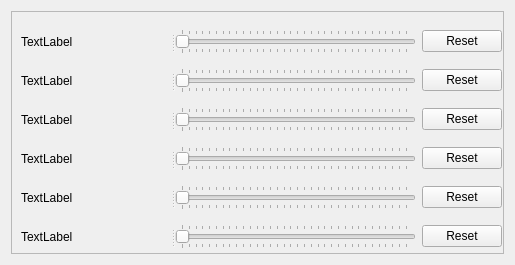
<?xml version="1.0" encoding="UTF-8"?>
<ui version="4.0">
 <class>Form</class>
 <widget class="QWidget" name="Form">
  <property name="geometry">
   <rect>
    <x>0</x>
    <y>0</y>
    <width>515</width>
    <height>265</height>
   </rect>
  </property>
  <property name="windowTitle">
   <string>Form</string>
  </property>
  <layout class="QVBoxLayout" name="verticalLayout_2">
   <item>
    <widget class="QFrame" name="frame">
     <property name="frameShape">
      <enum>QFrame::StyledPanel</enum>
     </property>
     <property name="frameShadow">
      <enum>QFrame::Raised</enum>
     </property>
     <widget class="QWidget" name="">
      <property name="geometry">
       <rect>
        <x>10</x>
        <y>10</y>
        <width>481</width>
        <height>236</height>
       </rect>
      </property>
      <layout class="QVBoxLayout" name="verticalLayout">
       <item>
        <layout class="QHBoxLayout" name="horizontalLayout">
         <item>
          <widget class="QSplitter" name="splitter">
           <property name="orientation">
            <enum>Qt::Horizontal</enum>
           </property>
           <widget class="QLabel" name="label">
            <property name="text">
             <string>TextLabel</string>
            </property>
           </widget>
           <widget class="QSlider" name="sliderSacler">
            <property name="maximum">
             <number>100</number>
            </property>
            <property name="singleStep">
             <number>3</number>
            </property>
            <property name="pageStep">
             <number>0</number>
            </property>
            <property name="value">
             <number>0</number>
            </property>
            <property name="sliderPosition">
             <number>0</number>
            </property>
            <property name="orientation">
             <enum>Qt::Horizontal</enum>
            </property>
            <property name="invertedAppearance">
             <bool>false</bool>
            </property>
            <property name="invertedControls">
             <bool>false</bool>
            </property>
            <property name="tickPosition">
             <enum>QSlider::TicksBothSides</enum>
            </property>
           </widget>
          </widget>
         </item>
         <item>
          <widget class="QPushButton" name="reset_button">
           <property name="text">
            <string>Reset</string>
           </property>
          </widget>
         </item>
        </layout>
       </item>
       <item>
        <layout class="QHBoxLayout" name="horizontalLayout_2">
         <item>
          <widget class="QSplitter" name="splitter_2">
           <property name="orientation">
            <enum>Qt::Horizontal</enum>
           </property>
           <widget class="QLabel" name="label_2">
            <property name="text">
             <string>TextLabel</string>
            </property>
           </widget>
           <widget class="QSlider" name="sliderSacler_2">
            <property name="maximum">
             <number>100</number>
            </property>
            <property name="singleStep">
             <number>3</number>
            </property>
            <property name="pageStep">
             <number>0</number>
            </property>
            <property name="value">
             <number>0</number>
            </property>
            <property name="sliderPosition">
             <number>0</number>
            </property>
            <property name="orientation">
             <enum>Qt::Horizontal</enum>
            </property>
            <property name="invertedAppearance">
             <bool>false</bool>
            </property>
            <property name="invertedControls">
             <bool>false</bool>
            </property>
            <property name="tickPosition">
             <enum>QSlider::TicksBothSides</enum>
            </property>
           </widget>
          </widget>
         </item>
         <item>
          <widget class="QPushButton" name="reset_button_2">
           <property name="text">
            <string>Reset</string>
           </property>
          </widget>
         </item>
        </layout>
       </item>
       <item>
        <layout class="QHBoxLayout" name="horizontalLayout_3">
         <item>
          <widget class="QSplitter" name="splitter_3">
           <property name="orientation">
            <enum>Qt::Horizontal</enum>
           </property>
           <widget class="QLabel" name="label_3">
            <property name="text">
             <string>TextLabel</string>
            </property>
           </widget>
           <widget class="QSlider" name="sliderSacler_3">
            <property name="maximum">
             <number>100</number>
            </property>
            <property name="singleStep">
             <number>3</number>
            </property>
            <property name="pageStep">
             <number>0</number>
            </property>
            <property name="value">
             <number>0</number>
            </property>
            <property name="sliderPosition">
             <number>0</number>
            </property>
            <property name="orientation">
             <enum>Qt::Horizontal</enum>
            </property>
            <property name="invertedAppearance">
             <bool>false</bool>
            </property>
            <property name="invertedControls">
             <bool>false</bool>
            </property>
            <property name="tickPosition">
             <enum>QSlider::TicksBothSides</enum>
            </property>
           </widget>
          </widget>
         </item>
         <item>
          <widget class="QPushButton" name="reset_button_3">
           <property name="text">
            <string>Reset</string>
           </property>
          </widget>
         </item>
        </layout>
       </item>
       <item>
        <layout class="QHBoxLayout" name="horizontalLayout_4">
         <item>
          <widget class="QSplitter" name="splitter_4">
           <property name="orientation">
            <enum>Qt::Horizontal</enum>
           </property>
           <widget class="QLabel" name="label_4">
            <property name="text">
             <string>TextLabel</string>
            </property>
           </widget>
           <widget class="QSlider" name="sliderSacler_4">
            <property name="maximum">
             <number>100</number>
            </property>
            <property name="singleStep">
             <number>3</number>
            </property>
            <property name="pageStep">
             <number>0</number>
            </property>
            <property name="value">
             <number>0</number>
            </property>
            <property name="sliderPosition">
             <number>0</number>
            </property>
            <property name="orientation">
             <enum>Qt::Horizontal</enum>
            </property>
            <property name="invertedAppearance">
             <bool>false</bool>
            </property>
            <property name="invertedControls">
             <bool>false</bool>
            </property>
            <property name="tickPosition">
             <enum>QSlider::TicksBothSides</enum>
            </property>
           </widget>
          </widget>
         </item>
         <item>
          <widget class="QPushButton" name="reset_button_4">
           <property name="text">
            <string>Reset</string>
           </property>
          </widget>
         </item>
        </layout>
       </item>
       <item>
        <layout class="QHBoxLayout" name="horizontalLayout_5">
         <item>
          <widget class="QSplitter" name="splitter_5">
           <property name="orientation">
            <enum>Qt::Horizontal</enum>
           </property>
           <widget class="QLabel" name="label_5">
            <property name="text">
             <string>TextLabel</string>
            </property>
           </widget>
           <widget class="QSlider" name="sliderSacler_5">
            <property name="maximum">
             <number>100</number>
            </property>
            <property name="singleStep">
             <number>3</number>
            </property>
            <property name="pageStep">
             <number>0</number>
            </property>
            <property name="value">
             <number>0</number>
            </property>
            <property name="sliderPosition">
             <number>0</number>
            </property>
            <property name="orientation">
             <enum>Qt::Horizontal</enum>
            </property>
            <property name="invertedAppearance">
             <bool>false</bool>
            </property>
            <property name="invertedControls">
             <bool>false</bool>
            </property>
            <property name="tickPosition">
             <enum>QSlider::TicksBothSides</enum>
            </property>
           </widget>
          </widget>
         </item>
         <item>
          <widget class="QPushButton" name="reset_button_5">
           <property name="text">
            <string>Reset</string>
           </property>
          </widget>
         </item>
        </layout>
       </item>
       <item>
        <layout class="QHBoxLayout" name="horizontalLayout_6">
         <item>
          <widget class="QSplitter" name="splitter_6">
           <property name="orientation">
            <enum>Qt::Horizontal</enum>
           </property>
           <widget class="QLabel" name="label_6">
            <property name="text">
             <string>TextLabel</string>
            </property>
           </widget>
           <widget class="QSlider" name="sliderSacler_6">
            <property name="maximum">
             <number>100</number>
            </property>
            <property name="singleStep">
             <number>3</number>
            </property>
            <property name="pageStep">
             <number>0</number>
            </property>
            <property name="value">
             <number>0</number>
            </property>
            <property name="sliderPosition">
             <number>0</number>
            </property>
            <property name="orientation">
             <enum>Qt::Horizontal</enum>
            </property>
            <property name="invertedAppearance">
             <bool>false</bool>
            </property>
            <property name="invertedControls">
             <bool>false</bool>
            </property>
            <property name="tickPosition">
             <enum>QSlider::TicksBothSides</enum>
            </property>
           </widget>
          </widget>
         </item>
         <item>
          <widget class="QPushButton" name="reset_button_6">
           <property name="text">
            <string>Reset</string>
           </property>
          </widget>
         </item>
        </layout>
       </item>
      </layout>
     </widget>
    </widget>
   </item>
  </layout>
 </widget>
 <resources/>
 <connections/>
</ui>
